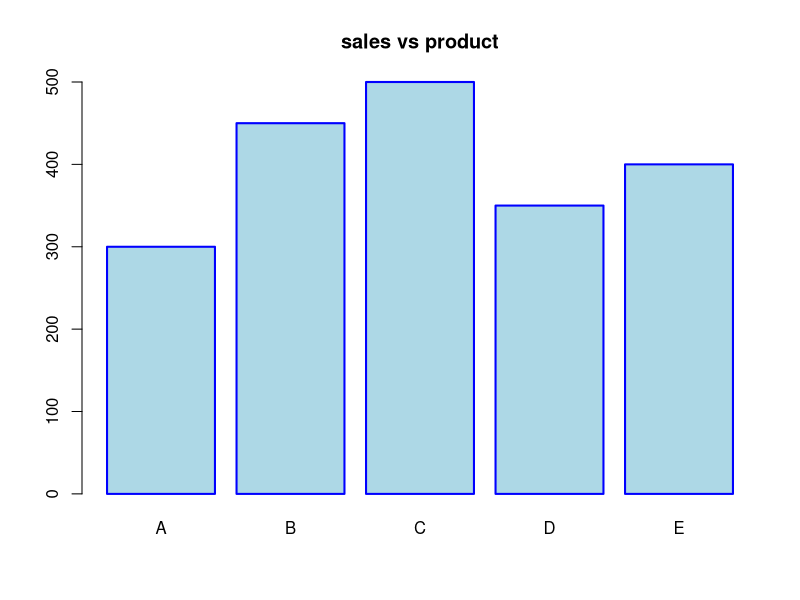

R code for this plot:
product=c("A","B","C","D","E")
Sales=c(300,450,500,350,400)
par(lwd = 2)
barplot(Sales,names.arg=product,main="sales vs product",col="lightblue",border="blue")
